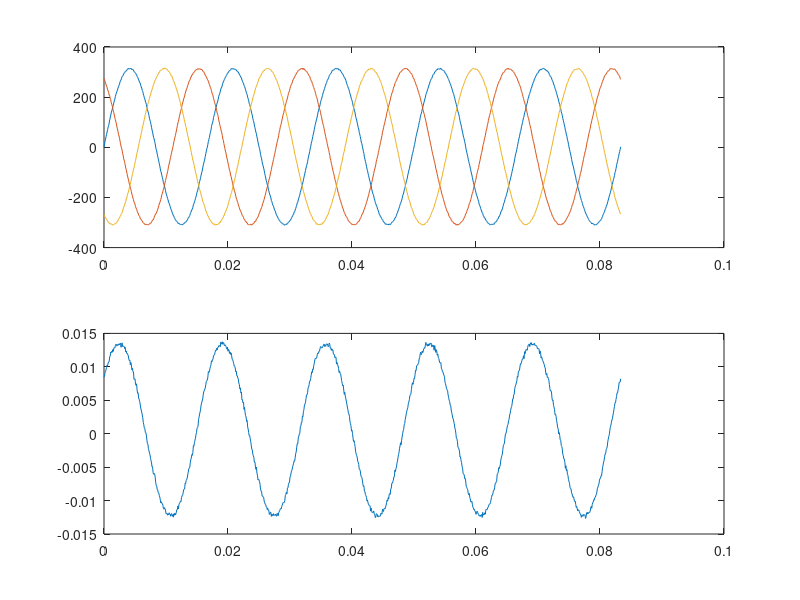

This figure's MATLAB source:
R1 = 10000;
C1 = 10*10^-9;
R2 = 12300;
C2 = 12*10^-9;
R3 = 19000;
C3 = 22*10^-9;

f = 60;
samples = 200;
t_step = 1/f/samples;
t_end = 1/f*5;
t = 0:t_step:t_end;
w = 2*pi*f;
V1 = 220*sqrt(2)*sin(w*t) + 5*rand(1,length(t));
V2 = 220*sqrt(2)*sin(w*t + 2/3*pi) + 5*rand(1,length(t));
V3 = 220*sqrt(2)*sin(w*t - 2/3*pi) + 5*rand(1,length(t));
dV1dt = [0, diff(V1)];
dV2dt = [0, diff(V2)];
dV3dt = [0, diff(V3)];

I1 = V1/R1 + C1*dV1dt;
I2 = V2/R2 + C2*dV2dt;
I3 = V3/R3 + C3*dV3dt;

Ig = I1 + I2 + I3;

figure(1);
subplot(2,1,1);
plot(t, [V1;V2;V3]);
subplot(2,1,2);
plot(t, Ig);

Rr = [R1, R2, R3]
Cr = [C1, C2, C3]

function [Rret, Cret] = calRC(picker, Ig, V1, dV1dt, V2, dV2dt, V3, dV3dt)
	IG = Ig(picker);
	M = [V1(picker); dV1dt(picker); V2(picker); dV2dt(picker); V3(picker); dV3dt(picker);];

	X = IG*inv(M);
	Rret = [1/X(1), 1/X(3), 1/X(5)];
	Cret = [X(2), X(4), X(6)];
endfunction

[Rret, Cret] = calRC(100:105, Ig, V1, dV1dt, V2, dV2dt, V3, dV3dt);
Rret
Cret

[Rret, Cret] = calRC(105:110, Ig, V1, dV1dt, V2, dV2dt, V3, dV3dt);
Rret
Cret


